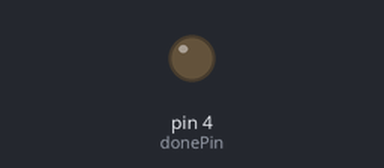
Simulated run of this sketch. Board: Arduino Uno, built with avr-gcc and run on an emulated ATmega328P. On the bench: output pins drawn as LEDs (lit = HIGH).

Above: at 0.1 s.
At 5.1 s:
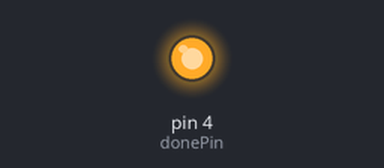
Timing chart, 0 to 6.6 s (numbered marks = the images above):
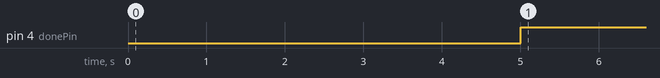

The sketch:

ToggleTPL5110.ino
```cpp
int donePin = 4;

void setup() {
  // put your setup code here, to run once:
  Serial.begin(9600); // Start serial port
  // Initialise TPL5110
  pinMode(donePin, OUTPUT);
  digitalWrite(donePin, LOW);
  delay(5);
}

void loop() {
  // put your main code here, to run repeatedly:
  delay(5000);
  digitalWrite(donePin, HIGH);
}
```

Measured:
- by itself, pin 4 (donePin): LOW → HIGH at 5.0 s
